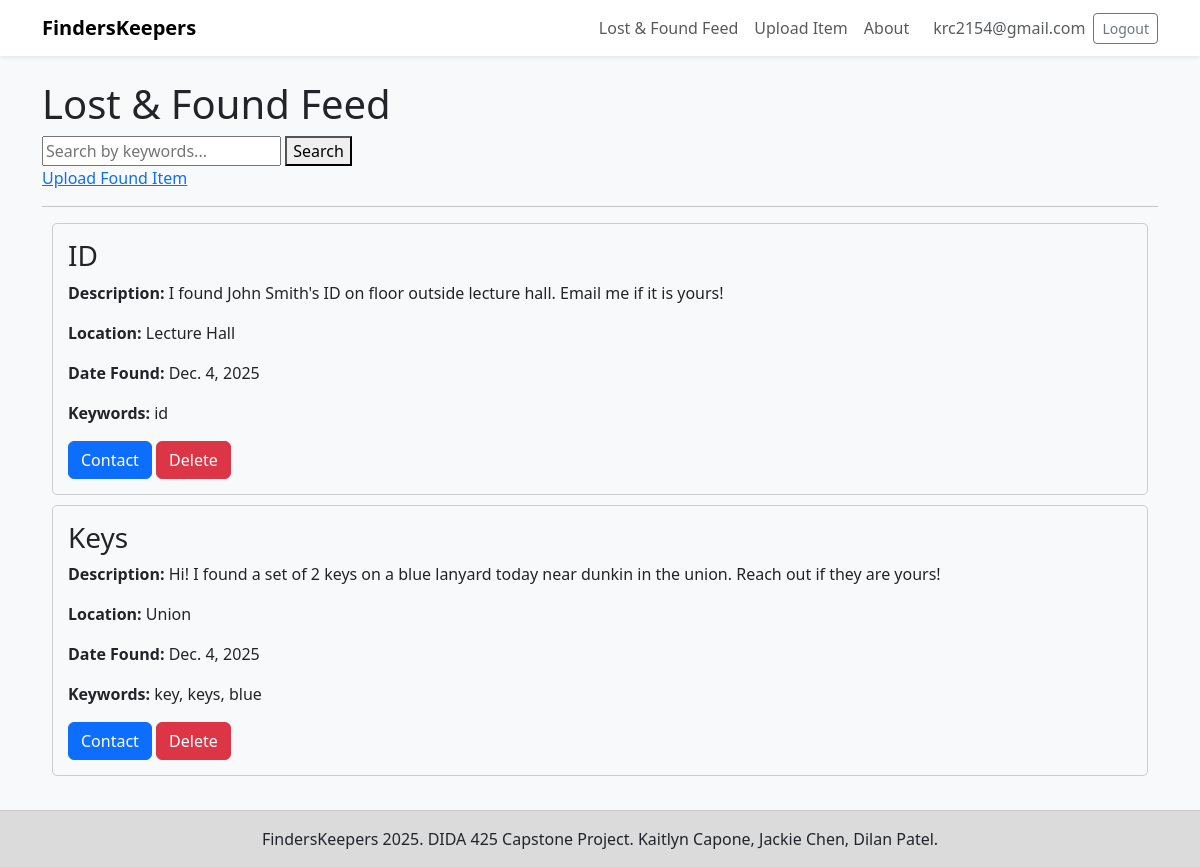
Screenshot of /main-feed/ (signed in) with the database file from the repository.
### lostandfound/models.py (models this page shows, shortened)
class FoundItem(models.Model):
    user = models.ForeignKey(User, on_delete=models.CASCADE)
    title = models.CharField(max_length=100)
    description = models.TextField()
    location = models.CharField(max_length=100)
    date_found = models.DateField(auto_now_add=True)
    contact_info = models.CharField(max_length=100)
    keywords = models.CharField(max_length=200, help_text="Comma-separated keywords for search")

### lostandfound/views.py (the view)
# urls.py: path('main-feed/', views.main_feed, name='main_feed'),
def main_feed(request):
    query = request.GET.get('q')
    if query:
        items = FoundItem.objects.filter(keywords__icontains=query).order_by('-date_found')
    else:
        items = FoundItem.objects.all().order_by('-date_found')
    items = list(items)
    items.reverse()
    return render(request, 'lostandfound/main_feed.html', {'items': items})

### lostandfound/templates/lostandfound/main_feed.html
{% extends 'lostandfound/base.html' %}
{% block content %}
<h1>Lost & Found Feed</h1>
<div class="search-box">
    <form method="GET">
        <input type="text" name="q" placeholder="Search by keywords..." value="{{ request.GET.q }}">
        <button type="submit">Search</button>
    </form>
</div>
<a href="{% url 'upload' %}">Upload Found Item</a>
<hr>
{% for item in items %}
    <div style="border: 1px solid #ccc; padding: 15px; margin: 10px; border-radius: 5px;">
        <h3>{{ item.title }}</h3>
        <p><strong>Description:</strong> {{ item.description }}</p>
        <p><strong>Location:</strong> {{ item.location }}</p>
        <p><strong>Date Found:</strong> {{ item.date_found }}</p>
        <p><strong>Keywords:</strong> {{ item.keywords }}</p>
        <a href="{% url 'contact_post_owner' item.id %}" class="btn btn-primary">Contact</a>
        {% if user == item.user %}
            <a href="{% url 'delete_post' item.id %}"
               class="btn btn-danger"
               onclick="return confirm('Are you sure you want to delete this post?');">
               Delete
            </a>
        {% endif %}
    </div>
{% empty %}
    <p>No items found.</p>
{% endfor %}
{% endblock %}

### lostandfound/templates/lostandfound/base.html (shortened to what this page needs)
<!DOCTYPE html>
<html lang="en">
<head>
    <link
      href="https://cdn.jsdelivr.net/npm/bootstrap@5.3.2/dist/css/bootstrap.min.css"
      rel="stylesheet"
    />
    <link
      href="https://cdn.lineicons.com/5.0/lineicons.css"
      rel="stylesheet"
    />
</head>
<body class="d-flex flex-column min-vh-100 bg-light">
    <nav class="navbar navbar-expand-lg navbar-light bg-white shadow-sm mb-4">
        <div class="container">
            <a class="navbar-brand fw-bold" href="{% url 'home' %}">
                 FindersKeepers
            </a>
            <div class="collapse navbar-collapse" id="navbarNav">
                <ul class="navbar-nav ms-auto">
                    <li class="nav-item">
                        <a class="nav-link" href="{% url 'main_feed' %}">
                             Lost & Found Feed
                        </a>
                    </li>
                    <li class="nav-item">
                        <a class="nav-link" href="{% url 'upload' %}">
                             Upload Item
                        </a>
                    </li>
                    <li class="nav-item">
                        <a class="nav-link" href="{% url 'about' %}">
                             About
                        </a>
                    </li>
                    {% if user.is_authenticated %}
                    <li class="nav-item d-flex align-items-center ms-3">
                        <span class="text-muted me-2">
                             {{ user.username }}
                        </span>
                        <form method="post" action="{% url 'logout' %}">
                            <button class="btn btn-outline-secondary btn-sm" type="submit">
                                 Logout
                            </button>
                        </form>
                    </li>
                    {% else %}
                    <li class="nav-item ms-3">
                        <a class="nav-link" href="{% url 'login' %}">
                            <i class="lni lni-lock"></i> Login
                        </a>
                    </li>
                    {% endif %}
                </ul>
            </div>
        </div>
    </nav>
<div class="container mb-4">
    {% block content %}
    {% endblock %}
</div>
<footer class="text-center text-dark py-3 mt-auto" style="background-color: rgba(200, 200, 200, 0.6); border-top: 1px solid rgba(180, 180, 180, 0.5);">
    <div class="container">
        FindersKeepers 2025. DIDA 425 Capstone Project. Kaitlyn Capone, Jackie Chen, Dilan Patel.
    </div>
</footer>
</body>
</html>

### rows the page displays
FoundItem: title "ID", description "I found John Smith's ID on floor outside lecture hall. Email me if it is yours!", location "Lecture Hall", date_found "Dec. 4, 2025", keywords "id", shows "Delete"
FoundItem: title "Keys", description "Hi! I found a set of 2 keys on a blue lanyard today near dunkin in the union. Reach out if they are yours!", location "Union", date_found "Dec. 4, 2025", keywords "key, keys, blue", shows "Delete"

### other values shown
{{ user.username }} "krc2154@gmail.com"
